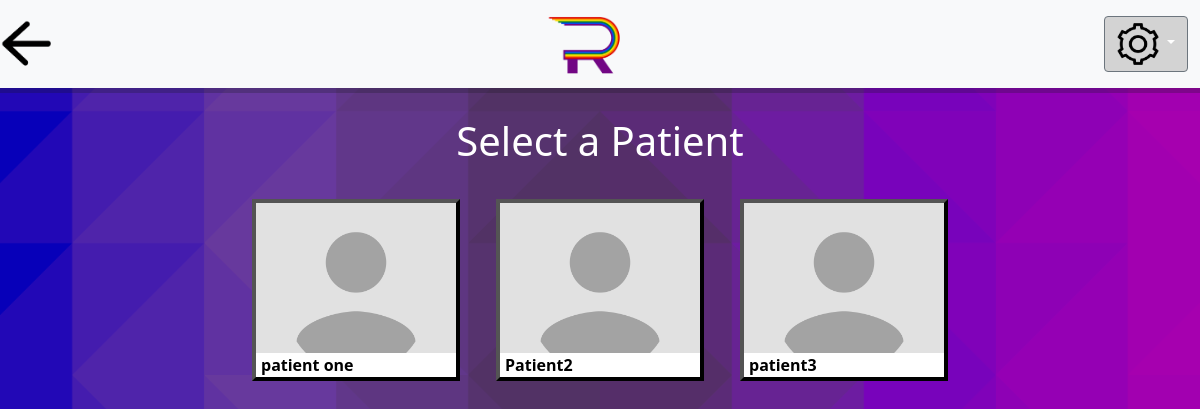
Screenshot of /remember/pickPatient/ (signed in) with the database file from the repository.
### Remember/models.py (models this page shows, shortened)
class PatientClearanceAbstraction(models.Model):
    user = models.ForeignKey(User, on_delete=models.CASCADE)
    patient = models.ForeignKey(Patient, on_delete=models.CASCADE)
    clearanceLevel = models.IntegerField(default=0) #can use BooleanField, but this allows room for functional expansion

class Patient(models.Model):
    firstName = models.CharField(max_length=200)
    lastName = models.CharField(max_length=200)
    username = models.CharField(max_length=200)
    password = models.CharField(max_length=200)

### Remember/views.py (the view)
# urls.py: path('pickPatient/', views.pickPatient, name='pickPatient'),
def pickPatient(request):
    print('This is the pick a patient view')
    currentUser = User.objects.get(pk = request.session['loggedInID'])
    usersRelations = PatientClearanceAbstraction.objects.filter(user = currentUser)
    return render(request, 'Remember/pickPatient.html', {'pCA' : usersRelations})

### Remember/templates/Remember/pickPatient.html (shortened to what this page needs)
{% load static %}
<link rel="stylesheet" type="text/css" href="{% static 'remember/style.css' %}">
<!doctype html>
<html lang="en">
    <head>
        <link href="https://cdn.jsdelivr.net/npm/bootstrap@5.0.2/dist/css/bootstrap.min.css" rel="stylesheet"
>
    </head>
    <body>
        <nav class="navbar navbar-light bg-light">
            <a class="navbar-brand" href="#">
                <button class="backButton" onclick="history.back()"></button>
            </a>
            <a href="">
                <div class="logo"></div>
            </a>
            <div class="dropdown" style="padding-right:1vw;">
                <a class="btn btn-secondary dropdown-toggle" href="#" role="button" id="dropdownMenuLink" data-bs-toggle="dropdown" aria-expanded="false">
                    <img src="/../../static/remember/images/settingsIcon.png" style="width:42px;height:42px;">
                </a>
            </div>
        </nav>
        <hr/>
        <div class="d-flex justify-content-around">
            <div class="d-flex justify-content-start">
                <div class="mr-auto p-2 bd-highlight">
                    <h1>
                        Select a Patient
                    </h1>
                </div>
            </div>
        </div>
        <div class="d-flex justify-content-center align-content-center flex-wrap">
            {% for relation in pCA %}
            <form action="{% url 'Remember:pickedPatient' %}" method="post">
                <div class="p-2 bd-highlight">
                    <button type="submit" value="pickedPatient" class="pictureButton" >
                        <div class="d-flex justify-content-center scaleImage">
                            <div class="pictureStyle"></div> <br>
                        </div>
                        <label for="pictureButton"  style="padding-left: 5px;">{{relation.patient.firstName}}</label>
                    </button>
                </div>
            </form>
            {% endfor %}
        </div>
    </body>
</html>

### Remember/static/remember/style.css (style rules this page uses)
body { background: black url("images/backgroundImg.png") repeat; background-size: 100% auto; background-repeat: repeat-y; }

### Remember/templates/Remember/pickPatient.html (style rules this page uses)
.backButton { width:51px;height:51px; background: transparent url(/../../static/remember/images/backButton.png) no-repeat; background-color: transparent; mix-blend-mode: multiply; background-size: cover; border: none; }
.logo { width:83.1px; height: 72px; background: transparent url(/../../static/remember/images/RememberLogoSized.png) no-repeat; mix-blend-mode: multiply; background-size: cover; border: none; }
hr { margin-top: 0rem; margin-bottom: 1rem; border: 0; border-top: 5px solid rgba(0, 0, 0, .3); }
h1 { color: white; }
.btn.btn-secondary.dropdown-toggle { background-color: lightgrey; }
.pictureButton { background-color: white; border-width: 4px; border-color: black; color: black; padding: 0px 0px; text-align: left; font-weight: bold; display: inline-block; font-size: 16px; margin: 10px 10px; cursor: pointer; }
.pictureStyle { min-height: 150px; max-width: 200px; width: 30vw; height:auto; }
.scaleImage { object-fit:contain; background: transparent url(/../../static/remember/images/codeHere.png) no-repeat; background-size: cover; }

### rows the page displays
PatientClearanceAbstraction: patient.firstName "patient one"
PatientClearanceAbstraction: patient.firstName "Patient2"
PatientClearanceAbstraction: patient.firstName "patient3"
